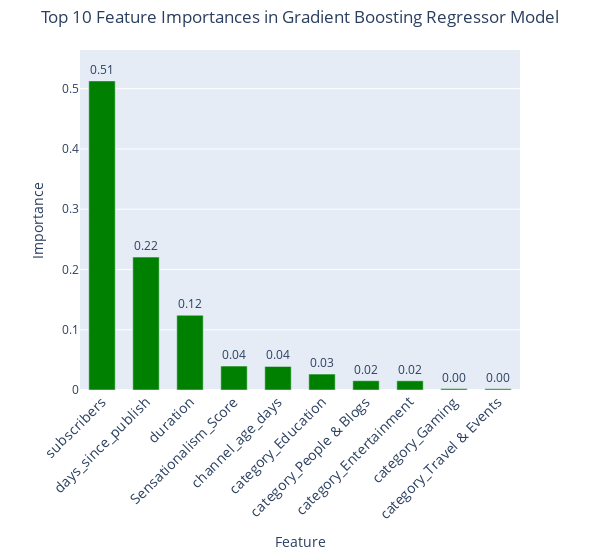

The notebook cell this image was saved under:
### Markdown cell above
### 特徵重要性

### Code cell
import plotly.graph_objects as go
feature_importances = optimized_model.feature_importances_
feature_names = X_train.columns

# 創建特徵重要性的DataFrame
importances_df = pd.DataFrame({'feature': feature_names, 'importance': feature_importances})
importances_df = importances_df.sort_values(by='importance', ascending=False)

# 創建圖表
fig = go.Figure(go.Bar(
    x=importances_df['feature'][:10],
    y=importances_df['importance'][:10],
    text=importances_df['importance'][:10].apply(lambda x: f'{x:.2f}'),
    textposition='outside',
    marker_color='green',
    width=0.6
))

# 調整布局
fig.update_layout(
    title={
        'text': 'Top 10 Feature Importances in Gradient Boosting Regressor Model',
        'y':0.98,  # 標題在垂直方向的位置
        'x':0.5,  # 標題在水平方向的位置
        'xanchor': 'center',  # 確保標題的中心在 x 的位置
        'yanchor': 'top'      # 確保標題的底部在 y 的位置
    },
    xaxis=dict(
        title='Feature',
        tickangle=-45,
        tickfont=dict(size=14)
    ),
    yaxis=dict(
        title='Importance',
        range=[0, 1.1 * max(importances_df['importance'][:10])]
    ),
    margin=dict(t=50),  # 可能需要根據標題的大小調整邊距
    showlegend=False,
    bargap=0.05,
    width=600, # 調整圖表的寬度
)

# 顯示圖表
fig.show()

### Figure 1 — Plotly figure (JSON) as saved in the notebook; plotly's stock layout.template omitted (floating-point values rounded to 4 significant figures)
{"data": [{"marker": {"color": "green"}, "text": ["0.51", "0.22", "0.12", "0.04", "0.04", "0.03", "0.02", "0.02", "0.00", "0.00"], "textposition": "outside", "type": "bar", "width": 0.6, "x": ["subscribers", "days_since_publish", "duration", "Sensationalism_Score", "channel_age_days", "category_Education", "category_People & Blogs", "category_Entertainment", "category_Gaming", "category_Travel & Events"], "y": [0.5129, 0.2205, 0.124, 0.03976, 0.03903, 0.02644, 0.0154, 0.01527, 0.002301, 0.002073]}], "layout": {"bargap": 0.05, "margin": {"t": 50}, "showlegend": false, "title": {"text": "Top 10 Feature Importances in Gradient Boosting Regressor Model", "x": 0.5, "xanchor": "center", "y": 0.98, "yanchor": "top"}, "width": 600, "xaxis": {"tickangle": -45, "tickfont": {"size": 14}, "title": {"text": "Feature"}}, "yaxis": {"range": [0, 0.5642], "title": {"text": "Importance"}}}}
